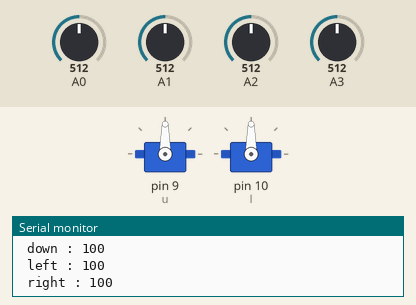
Recording of a sketch running on a simulated Arduino Uno, built with avr-gcc and run on an emulated ATmega328P. Parts: 2 × servo, the last lines printed to the serial monitor. Inputs (shaded band) come from the test bench; at power-on: A0 = 512, A1 = 512, A2 = 512, A3 = 512.

Above: at 5.2 s.
5.3 s: A0 set to 534
At 7.7 s:
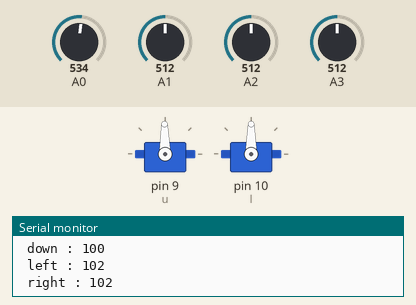
12.1 s: A0 set to 562
At 14.52 s:
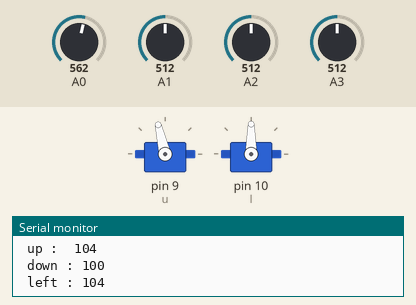
16.0 s: A1 set to 481
At 16.5 s:
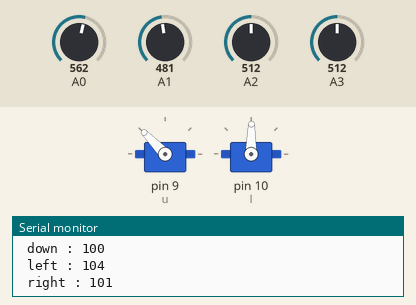
22.6 s: A1 set to 472
At 24.07 s:
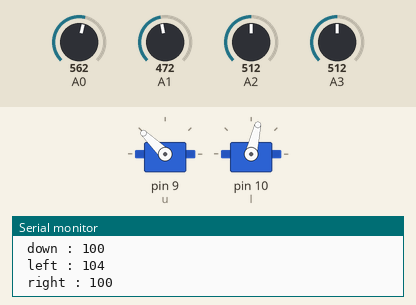
26.1 s: A2 set to 487
29.4 s: A3 set to 306
Timing chart, 0 to 34.1 s (numbered marks = the images above; inputs shaded):
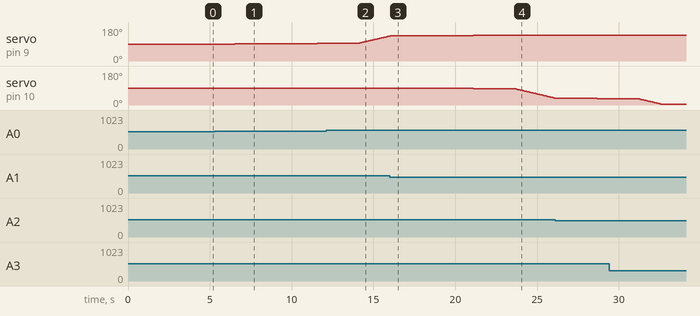

Measured:
- the behaviour switches between 552 and 553 on A0 (found by bisection; images 1 and 2)
- the behaviour switches between 473 and 472 on A1 (found by bisection; images 3 and 4)
- after the input at 5.3 s, servo on pin 9 (u): 90° → 91° after 1.2 s, → 92° 2.5 s later, → 93° 2.5 s later
- after the input at 16.0 s, servo on pin 10 (l): 90° → 89° after 0.07 s, → 88° 2.5 s later, → 87° 2.5 s later

The sketch:

main_Code.ino
```cpp
#include <Servo.h>

Servo u;
Servo l;
int topleft , downright ,topright , downleft;
int up ,down , left , right ;
int upmax = 135;                              // write maximum angle of up direction obtained from calibration code.
int downmax = 50;                             // write maximum angle of down direction obtained from calibration code.
int leftmax = 1;                              // write maximum angle of left direction obtained from calibration code.
int rightmax = 170;                           // write maximum angle of right direction obtained from calibration code.
int xx = 90;
int yy = 90;
int w,x , y, z;
void setup() {

Serial.begin(9600);
u.attach(9);
l.attach(10);
u.write(90);
l.write(90);
pinMode(A0,INPUT);
pinMode(A1,INPUT);
pinMode(A2,INPUT);
pinMode(A3,INPUT);
delay(4000);
}

void loop() {
topleft  =  analogRead(A0);
topright =  analogRead(A1);
downleft =  analogRead(A2);
downright =  analogRead(A3);

w = topleft + topright;
x = downleft + downright;
y = topleft + downleft;
z = topright + topleft;

up = map(w, 0,1024 , 0 ,100);
down = map(x, 0,1024 , 0 ,100);
left = map(y, 0,1024 , 0 ,100);
right = map(z, 0,1024 , 0 ,100);
Serial.print("\n up :  "); Serial.print(up);
Serial.print("\n down : "); Serial.print(down);
Serial.print("\n left : "); Serial.print(left);
Serial.print("\n right : "); Serial.print(right);
if(up > down )
{
  if(xx <= upmax)
  {
     xx= xx+1;
     u.write(xx);
  }}
if(down > up)
{
  if(xx >= downmax)
  {
    xx = xx-1;
    u.write(xx);
  }}
if(left > right)
     {
      if(yy >= 5)
      {
        yy = yy-1;
       l.write(yy);
      }}
if(right > left)
   {
       if(yy <= rightmax)
       {
          yy = yy  + 1;
          l.write(yy);
       }}
if(abs(up -down <= 3)    && abs(left-right <= 3) )               // cange the value 3 to make it more or less sensitive.
{
 delay(2500);      // increase the delay time to make it less sensitive.
}
delay(20);
}
```
